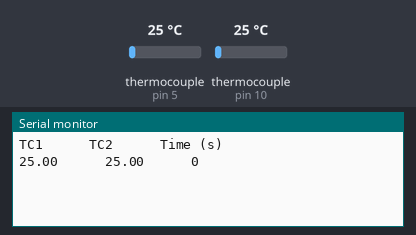
A sketch run on a simulated Arduino Uno, built with avr-gcc and run on an emulated ATmega328P. Parts: the last lines printed to the serial monitor. The test bench sets the inputs (shaded band); at power-on: thermocouple (sensors on pin 5, pin 10) 25 °C.

Above: at 1.7 s.
1.8 s: thermocouple (sensor on pin 5) set to 6 °C
At 3.1 s:
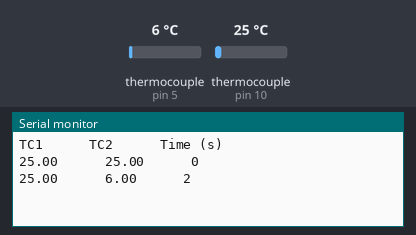
4.5 s: thermocouple (sensor on pin 10) set to 6 °C
At 5.9 s:
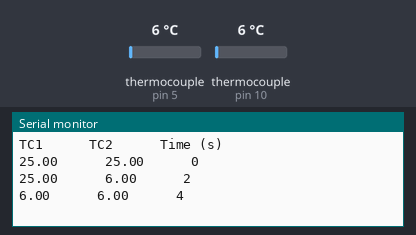
7.2 s: thermocouple (sensor on pin 5) set to 75 °C
At 9.1 s:
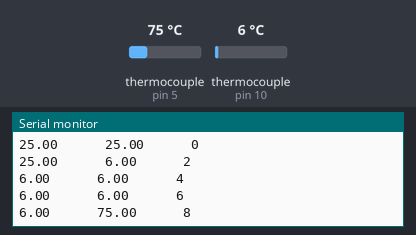
9.9 s: thermocouple (sensor on pin 10) set to 75 °C
At 11.9 s:
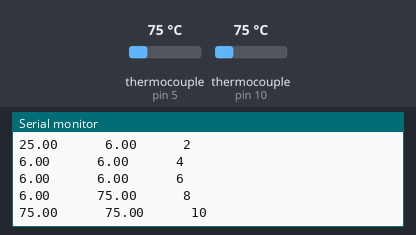
Timing chart, 0 to 13.4 s (numbered marks = the images above; inputs shaded):
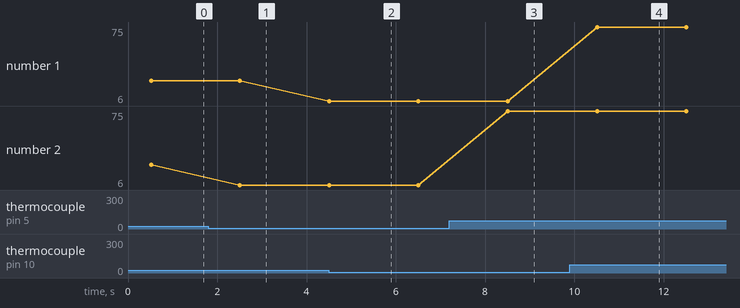

Measured:
- after the input at 1.8 s, the serial monitor: prints a new line after 0.70 s (image 1)
- after the input at 4.5 s, the serial monitor: prints a new line at once (image 2)
- after the input at 7.2 s, the serial monitor: prints a new line after 1.3 s (image 3)
- after the input at 9.9 s, the serial monitor: prints a new line after 0.61 s (image 4)
- plotted number 2: 25 → 6 after the input at 1.8 s, 6 → 75 after the input at 7.2 s

The sketch:

Temperature_Readout.ino.ino
```cpp
/*

Two Adafruit thermocouple sensors (w/MAX31855K) are used to characterize the performance of thermoelectric cooling plates used in a portable breath sampler.

Two sets of experiments were performed to characterize the engineered surface in condensation. The setup included a thermoelectric plate
(Custom Thermoelectric, Part # 07111-5L31- 03CL), a heat sink (Digikey, Part # 294-1155-ND), and a brushless fan (Digikey, Part # 259-1541-ND).
A reusable nebulizer (LC Plus® by PARI, Part #: 022F81) was used to imitate the saturated air conditions (mass flow rate 440 mg min−1 , droplet
median diameter 3.8 μm). The condenser surface was placed in proximity to the nebulizer outlet nozzle but was not contained in any enclosure with
the nebulizer. The saturated air flow was positioned tangentially to the condenser surface to reduce the effect of direct droplet deposition. In
this experiment, all condensation tests were purposefully carried out under uncontrolled ambient conditions (∼22 °C, ∼60% RH) to test the
robustness and applicability of the condenser for use in portable medical devices. This setup provided the benefit of direct visual observation
and mass measurement. The experiments were captured on video for timescale observation and comparison. The mass transfer in condensation was
evaluated as the difference in the mass of the surface before and after the condensation experiment. The mass of the dry surface before the
experiment and the surface with condensate on it, after the experiment, was measured with an analytical balance (Denver Instruments, Part #: PI-225D).

Journal Citation:
K. O. Zamuruyev, A. J. Schmidt, E. Borras, M. M. Mccartney, M. Schivo, N. J. Kenyon, J.-P. Delplanque, and C. E. Davis,
“Power-efficient self-cleaning hydrophilic condenser surface for portable exhaled breath condensate (EBC) metabolomic sampling,”
Journal of Breath Research, vol. 12, no. 3, p. 036020, Aug. 2018.

*/

// Include required libraries:
#include <SPI.h>
#include "Adafruit_MAX31855.h"

// Initiate pins for first Adafruit Thermocouple Sensor w/MAX31855K
int thermoCLK = 13;
int thermoCS = 10;
int thermoDO = 12;

// Initiate pins for second Adafruit Thermocouple Sensor w/MAX31855K
int thermoCLK2 = 7;
int thermoCS2 = 5;
int thermoDO2 = 6;

// initial time value
int t = 0;

// Initialize the Thermocouples
Adafruit_MAX31855 thermocouple(thermoCLK, thermoCS, thermoDO);
Adafruit_MAX31855 thermocouple2(thermoCLK2, thermoCS2, thermoDO2);


void setup() {
  Serial.begin(9600);
  delay(500); // wait for MAX chip to stabilize with 0.5 second delay

  // column titles for thermoelectric cooling plates 1 & 2 (TC1 & TC2) and time
  Serial.print("TC1");
  Serial.print("\t\t\t");
  Serial.print("TC2");
  Serial.print("\t\t\t");
  Serial.println("Time (s)");
}

void loop() {

   double c = thermocouple.readCelsius();
   double c2 = thermocouple2.readCelsius();

   // serial print temperature values of thermoelectric cooling plates 1 & 2 (TC1 & TC2) and time
   Serial.print(c);
   Serial.print("\t\t\t");
   Serial.print(c2);
   Serial.print("\t\t\t");
   Serial.println(t);

   // delay by 2 seconds
   delay(2000);

   // increment the time step by 2 seconds
   t = t + 2;
}

/*

The Portable Exhaled Breath Condensate Sampler is the proprietary property of The Regents of the University of California (“The Regents.”)
Copyright © 2018 The Regents of the University of California, Davis campus. All Rights Reserved.

Redistribution and use in source and binary forms, with or without modification, are permitted by nonprofit, research institutions for research use only, provided that the following conditions are met:
• Redistributions of source code must retain the above copyright notice, this list of conditions and the following disclaimer.
• Redistributions in binary form must reproduce the above copyright notice, this list of conditions and the following disclaimer in the documentation and/or other materials provided with the distribution.
• The name of The Regents may not be used to endorse or promote products derived from this software without specific prior written permission.

The end-user understands that the program was developed for research purposes and is advised not to rely exclusively on the program for any reason.
THE SOFTWARE PROVIDED IS ON AN "AS IS" BASIS, AND THE REGENTS HAS NO OBLIGATION TO PROVIDE MAINTENANCE, SUPPORT, UPDATES, ENHANCEMENTS, OR MODIFICATIONS. THE REGENTS SPECIFICALLY DISCLAIMS ANY EXPRESS OR IMPLIED WARRANTIES, INCLUDING BUT NOT LIMITED TO, THE IMPLIED WARRANTIES OF MERCHANTABILITY, FITNESS FOR A PARTICULAR PURPOSE AND NONINFRINGEMENT. IN NO EVENT SHALL THE REGENTS BE LIABLE TO ANY PARTY FOR DIRECT, INDIRECT, SPECIAL, INCIDENTAL, EXEMPLARY OR CONSEQUENTIAL DAMAGES, INCLUDING BUT NOT LIMITED TO  PROCUREMENT OF SUBSTITUTE GOODS OR SERVICES, LOSS OF USE, DATA OR PROFITS, OR BUSINESS INTERRUPTION, HOWEVER CAUSED AND UNDER ANY THEORY OF LIABILITY WHETHER IN CONTRACT, STRICT LIABILITY OR TORT (INCLUDING NEGLIGENCE OR OTHERWISE) ARISING IN ANY WAY OUT OF THE USE OF THIS SOFTWARE AND ITS DOCUMENTATION, EVEN IF ADVISED OF THE POSSIBILITY OF SUCH DAMAGE.
If you do not agree to these terms, do not download or use the software.  This license may be modified only in a writing signed by authorized signatory of both parties.
For commercial license information please contact copyright@ucdavis.edu.

 */
```
